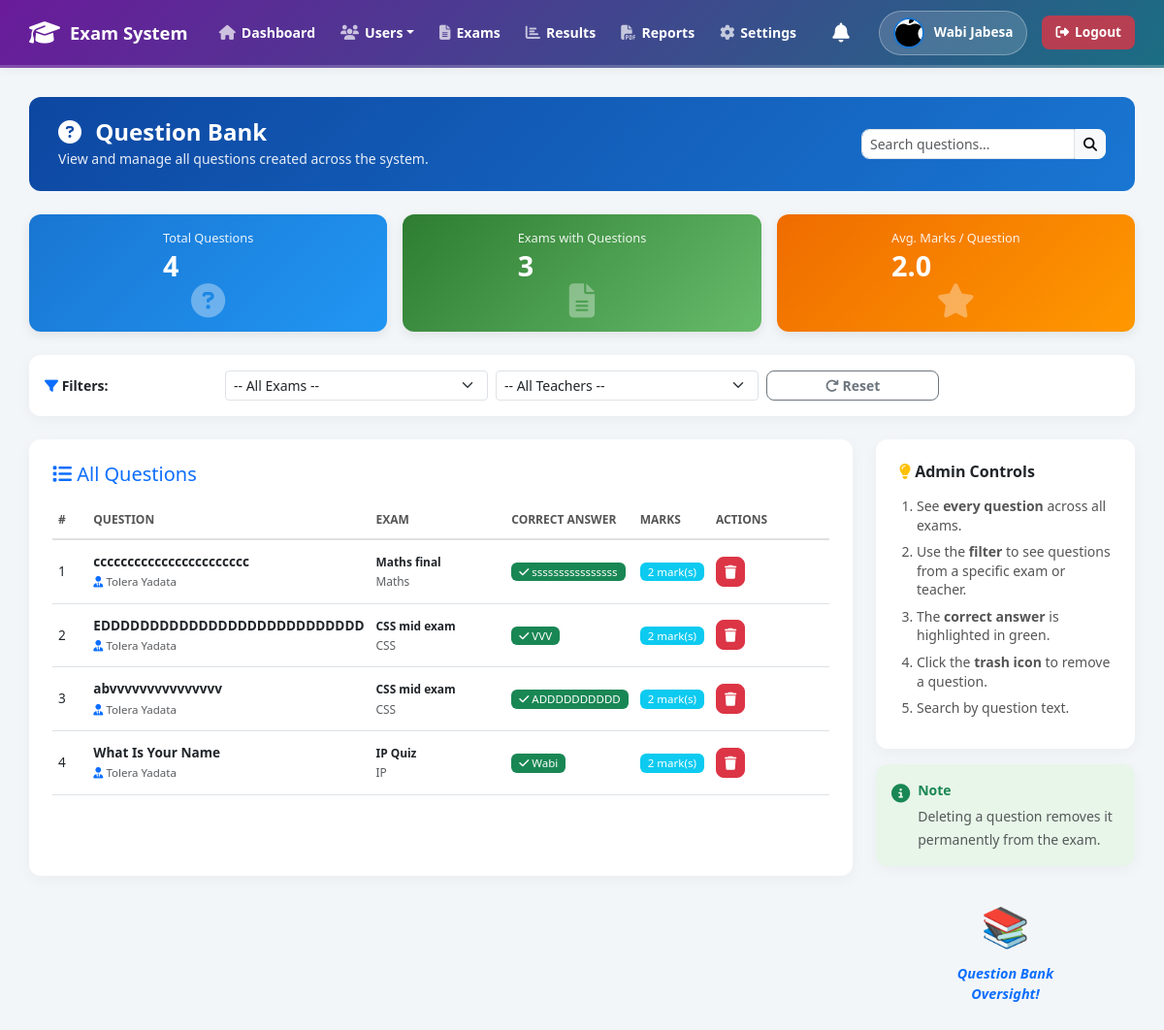
Screenshot of /admin/questions.php (signed in) with the database file from the repository.
### tables this page shows
CREATE TABLE `users` (
  `user_id` int(11) NOT NULL,
  `name` varchar(100) NOT NULL,
  `email` varchar(100) NOT NULL,
  `username` varchar(50) NOT NULL,
  `password` varchar(255) NOT NULL,
  `role` varchar(20) NOT NULL,
  `status` varchar(10) DEFAULT 'Active',
  `created_at` datetime DEFAULT current_timestamp(),
  `profile_image` varchar(255) DEFAULT NULL
);

CREATE TABLE `questions` (
  `question_id` int(11) NOT NULL,
  `exam_id` int(11) NOT NULL,
  `question_text` text NOT NULL,
  `question_type` varchar(50) NOT NULL,
  `marks` int(11) DEFAULT 1,
  `explanation` text DEFAULT NULL,
  `order_no` int(11) DEFAULT NULL
);

CREATE TABLE `exams` (
  `exam_id` int(11) NOT NULL,
  `title` varchar(100) NOT NULL,
  `subject` varchar(100) NOT NULL,
  `exam_type` varchar(50) NOT NULL,
  `duration_minutes` int(11) NOT NULL,
  `start_time` datetime NOT NULL,
  `end_time` datetime NOT NULL,
  `description` text DEFAULT NULL,
  `created_by` int(11) NOT NULL,
  `created_at` datetime DEFAULT current_timestamp(),
  `status` varchar(20) DEFAULT 'Draft',
  `total_questions` int(11) DEFAULT 0
);

### admin/questions.php (the view, shortened to what this page needs)
<?php
require_once ROOT_PATH . '/db_connect.php';
include ROOT_PATH . '/includes/header.php';
$search = isset($_GET['search']) ? trim($_GET['search']) : "";
$where = "WHERE 1=1";
$questions = $conn->query("
    SELECT
        q.*,
        e.title as exam_title,
        e.subject,
        u.name as teacher_name,
        (SELECT option_text FROM options o WHERE o.question_id = q.question_id AND o.is_correct = 1 LIMIT 1) as correct_answer
    FROM questions q
    JOIN exams e ON q.exam_id = e.exam_id
    JOIN users u ON e.created_by = u.user_id
    $where
    ORDER BY q.question_id DESC
");
$total_questions = $conn->query("SELECT COUNT(*) as c FROM questions")->fetch_assoc()['c'];
$exams_with_q = $conn->query("SELECT COUNT(DISTINCT exam_id) as c FROM questions")->fetch_assoc()['c'];
$avg_marks = $conn->query("SELECT IFNULL(ROUND(AVG(marks), 1), 0) as avg FROM questions")->fetch_assoc()['avg'];
?>
<div class="main-content">
    <div class="page-header-box d-flex justify-content-between align-items-center mb-4">
        <div>
            <h4 class="m-0 fw-bold"><i class="fas fa-question-circle me-2"></i> Question Bank</h4>
            <small>View and manage all questions created across the system.</small>
        </div>
        <div>
            <form method="GET" action="" class="d-flex">
                <input type="text" name="search" class="form-control form-control-sm" placeholder="Search questions..." value="<?php echo htmlspecialchars($search); ?>" style="width: 220px; border-radius: 8px 0 0 8px;">
                <button type="submit" class="btn btn-light btn-sm" style="border-radius: 0 8px 8px 0;"><i class="fas fa-search"></i></button>
            </form>
        </div>
    </div>
    <div class="row g-3 mb-4">
        <div class="col-md-4">
            <div class="card summary-card" style="background: linear-gradient(135deg, #1976d2, #2196f3);">
                <div><small>Total Questions</small><h3><?php echo $total_questions; ?></h3></div>
                <i class="fas fa-question-circle"></i>
            </div>
        </div>
        <div class="col-md-4">
            <div class="card summary-card" style="background: linear-gradient(135deg, #2e7d32, #66bb6a);">
                <div><small>Exams with Questions</small><h3><?php echo $exams_with_q; ?></h3></div>
                <i class="fas fa-file-alt"></i>
            </div>
        </div>
        <div class="col-md-4">
            <div class="card summary-card" style="background: linear-gradient(135deg, #ef6c00, #ff9800);">
                <div><small>Avg. Marks / Question</small><h3><?php echo $avg_marks; ?></h3></div>
                <i class="fas fa-star"></i>
            </div>
        </div>
    </div>
    <div class="card p-3 mb-4">
        <form method="GET" action="" class="row g-2 align-items-center">
            <div class="col-md-2">
                <strong class="small"><i class="fas fa-filter text-primary"></i> Filters:</strong>
            </div>
            <div class="col-md-3">
                <select name="exam" class="form-select form-select-sm" onchange="this.form.submit()">
                    <option value="0">-- All Exams --</option>
                </select>
            </div>
            <div class="col-md-3">
                <select name="teacher" class="form-select form-select-sm" onchange="this.form.submit()">
                    <option value="0">-- All Teachers --</option>
                </select>
            </div>
            <div class="col-md-2">
                <a href="questions.php" class="btn btn-outline-secondary btn-sm w-100"><i class="fas fa-redo"></i> Reset</a>
            </div>
        </form>
    </div>
    <div class="row g-4">
        <div class="col-lg-9">
            <div class="card p-4" style="min-height: 450px;">
                <h5 class="text-primary mb-3">
                    <i class="fas fa-list"></i> All Questions
                </h5>
                <table class="table table-hover align-middle mb-0">
                    <thead>
                        <tr>
                            <th style="width: 5%;">#</th>
                            <th style="width: 35%;">Question</th>
                            <th style="width: 20%;">Exam</th>
                            <th style="width: 15%;">Correct Answer</th>
                            <th style="width: 8%;">Marks</th>
                            <th style="width: 17%;">Actions</th>
                        </tr>
                    </thead>
                    <tbody>
                        <?php
                        if ($questions->num_rows > 0) {
                            $i = 1;
                            while ($q = $questions->fetch_assoc()) {
                                $short_q = strlen($q['question_text']) > 60 ? substr($q['question_text'], 0, 60) . '...' : $q['question_text'];
                        ?>
                            <tr>
                                <td><?php echo $i; ?></td>
                                <td>
                                    <strong style="font-size: 0.85rem;"><?php echo htmlspecialchars($short_q); ?></strong><br>
                                    <small class="text-muted" style="font-size: 0.72rem;">
                                        <i class="fas fa-user-tie text-primary"></i> <?php echo htmlspecialchars($q['teacher_name']); ?>
                                    </small>
                                </td>
                                <td>
                                    <small><strong><?php echo htmlspecialchars($q['exam_title']); ?></strong></small><br>
                                    <small class="text-muted"><?php echo htmlspecialchars($q['subject']); ?></small>
                                </td>
                                <td>
                                    <span class="badge bg-success">
                                        <i class="fas fa-check"></i> <?php echo htmlspecialchars($q['correct_answer'] ?: 'N/A'); ?>
                                    </span>
                                </td>
                                <td><span class="badge bg-info text-white"><?php echo $q['marks']; ?> mark(s)</span></td>
                                <td>
                                    <a href="questions.php?delete=<?php echo $q['question_id']; ?>" class="btn btn-sm btn-danger" onclick="return confirm('Delete this question?');">
                                        <i class="fas fa-trash"></i>
                                    </a>
                                </td>
                            </tr>
                        <?php
                                $i++;
                            }
                        } else {
                            echo "<tr><td colspan='6' class='text-center text-muted py-5'>
                                    <i class='fas fa-folder-open fa-3x mb-3 d-block' style='opacity: 0.3;'></i>
                                    No questions found.
                                  </td></tr>";
                        }
                        ?>
                    </tbody>
                </table>
            </div>
        </div>
        <div class="col-lg-3">
            <div class="card p-4 mb-3">
                <h6 class="fw-bold mb-3"><i class="fas fa-lightbulb text-warning"></i> Admin Controls</h6>
                <ol class="tips-list small">
                    <li>See <strong>every question</strong> across all exams.</li>
                    <li>Use the <strong>filter</strong> to see questions from a specific exam or teacher.</li>
                    <li>The <strong>correct answer</strong> is highlighted in green.</li>
                    <li>Click the <strong>trash icon</strong> to remove a question.</li>
                    <li>Search by question text.</li>
                </ol>
            </div>
            <div class="card p-3 mb-3" style="background:#e8f5e9;">
                <div class="d-flex align-items-start">
                    <i class="fas fa-info-circle text-success me-2 mt-1" style="font-size:1.2rem;"></i>
                    <div>
                        <strong class="text-success small d-block mb-1">Note</strong>
                        <small class="text-muted">
                            Deleting a question removes it permanently from the exam.
                        </small>
                    </div>
                </div>
            </div>
            <div class="text-center py-3">
                <div style="font-size:2.5rem; color:#1976d2;">📚</div>
                <p class="text-primary fst-italic fw-bold mt-2 mb-0" style="font-size:0.9rem;">
                    Question Bank<br>Oversight!
                </p>
            </div>
        </div>
    </div>
</div>
<?php include ROOT_PATH . '/includes/footer.php'; ?>

### includes/header.php (shortened to what this page needs)
<?php
$header_img = null;
if (isset($conn) && isset($_SESSION['user_id'])) {
    $header_uid = $_SESSION['user_id'];
    $header_img_q = $conn->query("SELECT profile_image FROM users WHERE user_id = $header_uid");
    $header_img = ($header_img_q && $header_img_q->num_rows > 0) ? $header_img_q->fetch_assoc()['profile_image'] : null;
}
$base_path = (strpos($_SERVER['PHP_SELF'], '/admin/') !== false ||
              strpos($_SERVER['PHP_SELF'], '/teacher/') !== false ||
              strpos($_SERVER['PHP_SELF'], '/student/') !== false ||
              strpos($_SERVER['PHP_SELF'], '/shared/') !== false) ? "../" : "";
?>
<!DOCTYPE html>
<html lang="en">
<head>
    <link href="https://cdn.jsdelivr.net/npm/bootstrap@5.3.0/dist/css/bootstrap.min.css" rel="stylesheet">
    <link rel="stylesheet" href="https://cdnjs.cloudflare.com/ajax/libs/font-awesome/6.4.0/css/all.min.css">
</head>
<body>
<div class="top-navbar">
    <a href="<?php echo $base_path; ?>index.php" class="nav-brand">
        <i class="fas fa-graduation-cap"></i> Exam System
    </a>
    <div class="nav-menu">
        <?php include ROOT_PATH . '/includes/sidebar.php'; ?>
    </div>
    <div class="user-menu">
        <div class="nav-dropdown" style="margin-right: 10px;">
            <a href="#" class="dropdown-toggle bell-icon" data-bs-toggle="dropdown" aria-expanded="false" style="text-decoration: none; color: #555; position: relative; padding: 5px;">
                <i class="fas fa-bell fa-lg"></i>
            </a>
        </div>
        <div class="user-badge">
            <?php if (!empty($header_img)): ?>
                <img src="<?php echo $base_path; ?>assets/uploads/<?php echo htmlspecialchars($header_img); ?>" alt="Profile">
            <?php else: ?>
                <i class="fas fa-user-circle"></i>
            <?php endif; ?>
            <span><?php echo htmlspecialchars($_SESSION['name']); ?></span>
        </div>
        <a href="<?php echo $base_path; ?>logout.php" class="logout-btn">
            <i class="fas fa-sign-out-alt"></i> Logout
        </a>
    </div>
</div>

### admin/questions.php (style rules this page uses)
.page-header-box { background: linear-gradient(135deg, #0d47a1, #1976d2); color: white; padding: 22px 30px; border-radius: 12px; }
.page-header-box small { opacity: 0.9; }
.summary-card { display: flex; justify-content: space-between; align-items: center; padding: 15px 20px; color: white; border-radius: 12px; box-shadow: 0 4px 12px rgba(0,0,0,0.08); }
.summary-card small { font-size: 0.8rem; opacity: 0.9; display: block; margin-bottom: 2px; }
.summary-card h3 { font-weight: 700; margin: 0; font-size: 1.8rem; }
.summary-card i { font-size: 2.2rem; opacity: 0.35; }
.table th { font-weight: 600; font-size: 0.75rem; color: #555; border-top: none; text-transform: uppercase; padding: 10px 6px; }
.table td { font-size: 0.85rem; vertical-align: middle; padding: 12px 6px; }
.tips-list { padding-left: 18px; margin-bottom: 0; }
.tips-list li { margin-bottom: 8px; color: #555; line-height: 1.4; }
.badge { font-size: 0.72rem; padding: 4px 8px; font-weight: 500; }

### rows the page displays
users: profile_image (picture)
questions: question_text "ccccccccccccccccccccccc", users.name "Tolera Yadata", exam.title "Maths final", exam.subject "Maths", correct_answer "ssssssssssssssss", marks "2"
questions: question_text "EDDDDDDDDDDDDDDDDDDDDDDDDDDD", users.name "Tolera Yadata", exam.title "CSS mid exam", exam.subject "CSS", correct_answer "VVV", marks "2"
questions: question_text "abvvvvvvvvvvvvvvv", users.name "Tolera Yadata", exam.title "CSS mid exam", exam.subject "CSS", correct_answer "ADDDDDDDDDD", marks "2"
questions: question_text "What Is Your Name", users.name "Tolera Yadata", exam.title "IP Quiz", exam.subject "IP", correct_answer "Wabi", marks "2"

### other values shown
$_SESSION['name'] "Wabi Jabesa"
$total_questions "4"
$exams_with_q "3"
$avg_marks "2.0"
